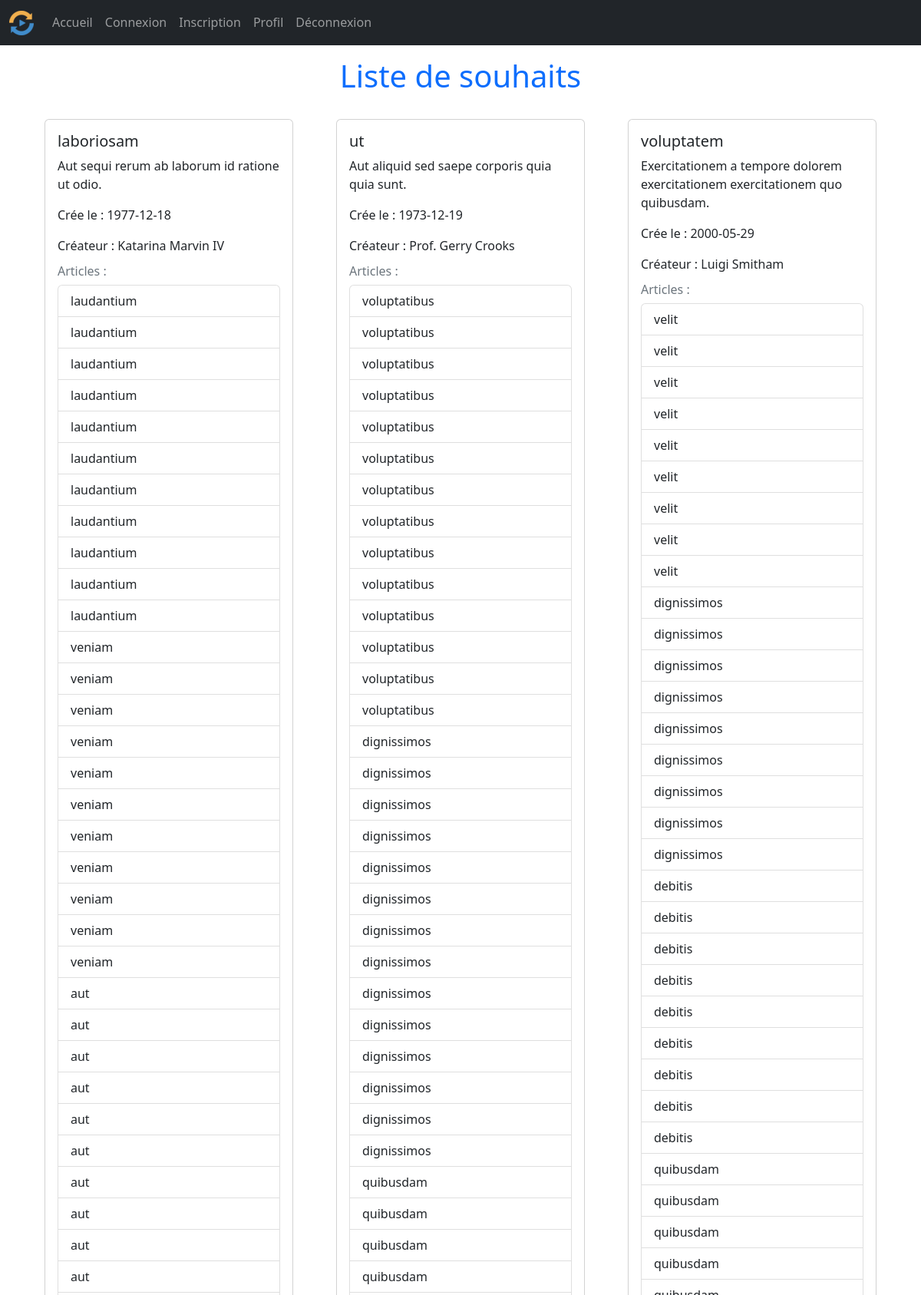
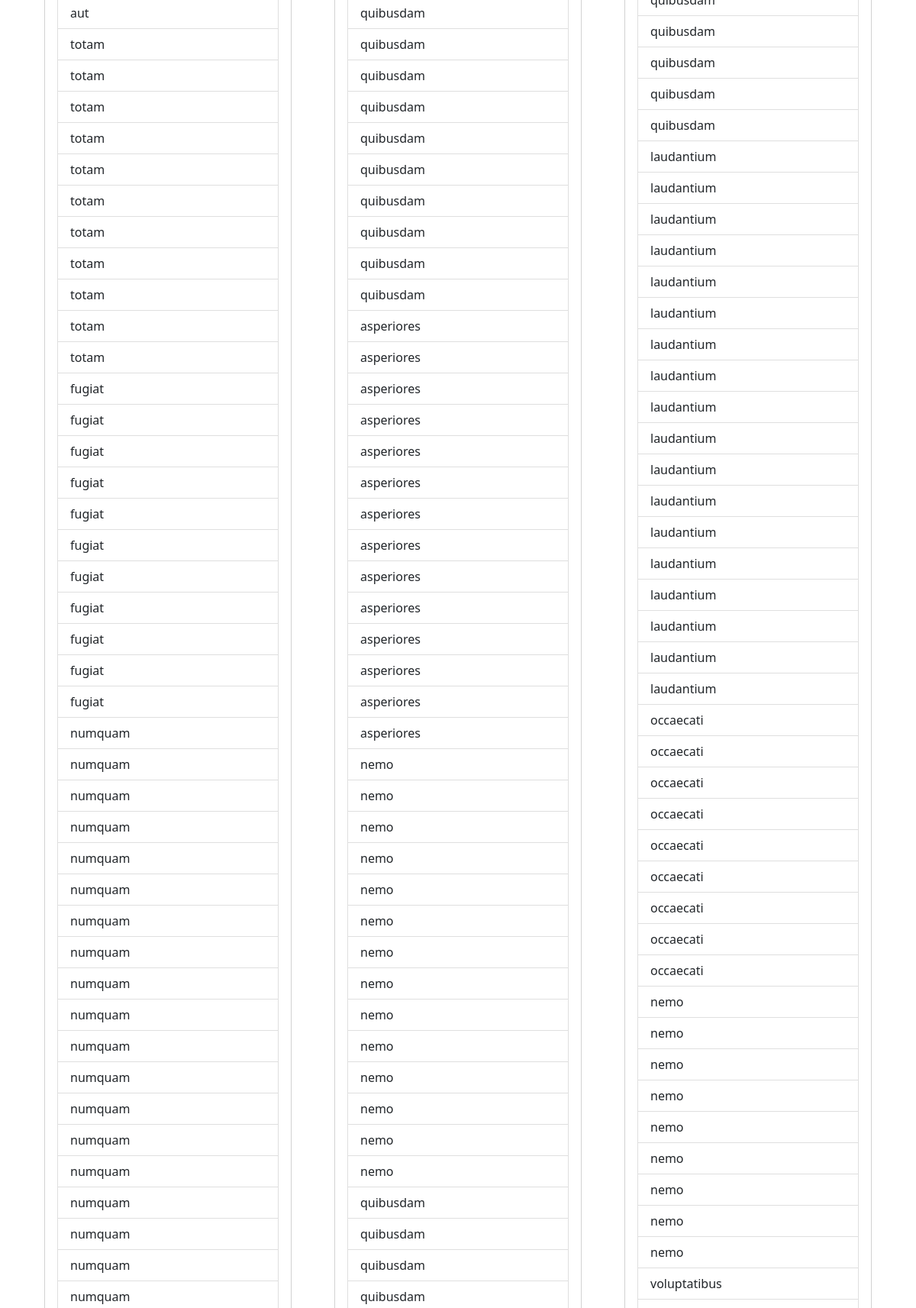
The page / (upper part) on the database its author committed (2 pictures, top to bottom).
### tables this page shows
CREATE TABLE `liste` (
  `id_Liste` int(11) NOT NULL,
  `nom` varchar(45) DEFAULT NULL,
  `description` varchar(250) DEFAULT NULL,
  `date` date DEFAULT NULL,
  `id_Utilisateur` int(11) NOT NULL
);

CREATE TABLE `utilisateur` (
  `id_Utilisateur` int(11) NOT NULL,
  `nom` varchar(45) DEFAULT NULL,
  `email` varchar(45) DEFAULT NULL,
  `mp` varchar(255) DEFAULT NULL,
  `isActive` tinyint(4) DEFAULT NULL,
  `role` int(11) DEFAULT NULL,
  `avatar` varchar(400) DEFAULT NULL
);

CREATE TABLE `article` (
  `id_Article` int(11) NOT NULL,
  `nom` varchar(45) DEFAULT NULL,
  `description` varchar(250) DEFAULT NULL
);

### index.php (the view, shortened to what this page needs)
<?php
require_once 'ajouter_commentaire.php';
$query = "SELECT l.id_Liste, l.nom, l.description, l.date, a.id_Article, a.nom AS article_nom, a.description AS article_description, u.id_Utilisateur, u.nom AS createur_nom, u.avatar, c.description AS commentaire
          FROM liste l
          LEFT JOIN liste_has_article la ON l.id_Liste = la.id_Liste
          LEFT JOIN article a ON la.id_Article = a.id_Article
          LEFT JOIN utilisateur u ON l.id_Utilisateur = u.id_Utilisateur
          LEFT JOIN commentaire c ON l.id_Liste = c.id_Liste";
$stmt = $pdo->prepare($query);
$stmt->execute();
$listes = $stmt->fetchAll(PDO::FETCH_ASSOC);
?>
<!DOCTYPE html>
<html lang="en">
<head>
    <link href="https://cdn.jsdelivr.net/npm/bootstrap@5.2.3/dist/css/bootstrap.min.css" rel="stylesheet">
    <link rel="stylesheet" href="node_modules/bootstrap-icons/font/bootstrap-icons.css">
</head>
<body>
    <?php require_once 'include/menu.php' ?>
    <div class="container">
        <h1 class="card-title text-primary text-center m-3">Liste de souhaits</h1>
        <div class="row">
            <?php
            $currentListId = null;
            foreach ($listes as $liste) {
                if ($liste['id_Liste'] !== $currentListId) {
                    if ($currentListId !== null) {
                        echo '</ul>';
                        echo '</div>';
                        echo '</div>';
                        echo '</div>';
                    }
                    $currentListId = $liste['id_Liste'];
                    $currentListName = $liste['nom'];
                    $currentListDescription = $liste['description'];
                    $currentListDate = $liste['date'];
                    $currentCreateurNom = $liste['createur_nom'];
                    echo '<div class="col-md-4">';
                    echo '<div class="card m-3">';
                    echo '<div class="card-body">';
                    echo '<h5 class="card-title">' . $currentListName . '</h5>';
                    echo '<p class="card-text">' . $currentListDescription . '</p>';
                    echo '<p class="card-text">Crée le : ' . $currentListDate . '</p>';
                    echo '<p class="card-text">Créateur : ' . $currentCreateurNom . '</p>';
                    echo '<h6 class="card-subtitle mb-2 text-muted">Articles :</h6>';
                    echo '<ul class="list-group">';
                }
                echo '<li class="list-group-item">' . $liste['article_nom'] . '</li>';
            }
            if ($currentListId !== null) {
                echo '</ul>';
                echo '</div>';
                echo '</div>';
                echo '</div>';
            }
            ?>
        </div>
    </div>
</body>
</html>

### include/menu.php (shortened to what this page needs)
<nav class="navbar navbar-expand-lg navbar-dark bg-dark text-light">
    <div class="container-fluid">
      <a class="navbar-brand" href="#"><img src="assets/favicon/favicon-32x32.png" alt="logo App"></a>
      <div class="collapse navbar-collapse" id="navbarNav">
        <ul class="navbar-nav">
          <li class="nav-item">
            <a class="nav-link" href="index.php">Accueil</a>
          </li>
          <li class="nav-item">
            <a class="nav-link" href="connexion.php">Connexion</a>
          </li>
          <li class="nav-item">
            <a class="nav-link" href="inscription.php">Inscription</a>
          </li>
          <li class="nav-item">
            <a class="nav-link" href="vueProfil/profil.php">Profil</a>
          </li>
          <li class="nav-item">
            <a class="nav-link" href="action/logout.php">Déconnexion</a>
          </li>
        </ul>
      </div>
    </div>
</nav>

### rows shown on the page
liste: nom "laboriosam", description "Aut sequi rerum ab laborum id ratione ut odio.", date "1977-12-18", id_Utilisateur.nom "Katarina Marvin IV", article.nom "laudantium", article.nom "veniam", article.nom "aut", article.nom "totam", article.nom "fugiat", article.nom "numquam"
liste: nom "ut", description "Aut aliquid sed saepe corporis quia quia sunt.", date "1973-12-19", id_Utilisateur.nom "Prof. Gerry Crooks", article.nom "voluptatibus", article.nom "dignissimos", article.nom "quibusdam", article.nom "asperiores", article.nom "nemo"
liste: nom "voluptatem", description "Exercitationem a tempore dolorem exercitationem exercitationem quo quibusdam.", date "2000-05-29", id_Utilisateur.nom "Luigi Smitham", article.nom "velit", article.nom "dignissimos", article.nom "debitis", article.nom "quibusdam", article.nom "laudantium", article.nom "occaecati", article.nom "nemo", article.nom "voluptatibus"
